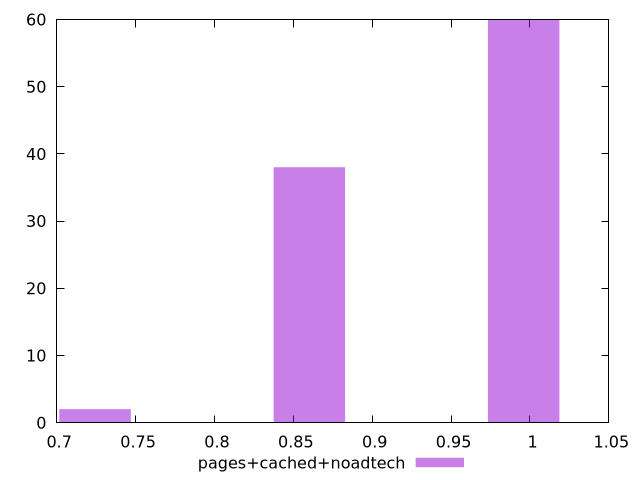

This figure's gnuplot source:
$_pagesCachedNoadtech <<EOF
0.8601792186378372 38
0.9959969900017062 60
0.7243614472739681 2
EOF
set key outside below
set terminal pngcairo
set output "report_00006_2020-11-02T20-21-41.718Z/uses-http2/pages+cached+noadtech//hist.png"
set yrange [0:60]
set boxwidth 0.04527259045462301
set style fill transparent solid 0.5 noborder
plot $_pagesCachedNoadtech title "pages+cached+noadtech" with boxes ,
